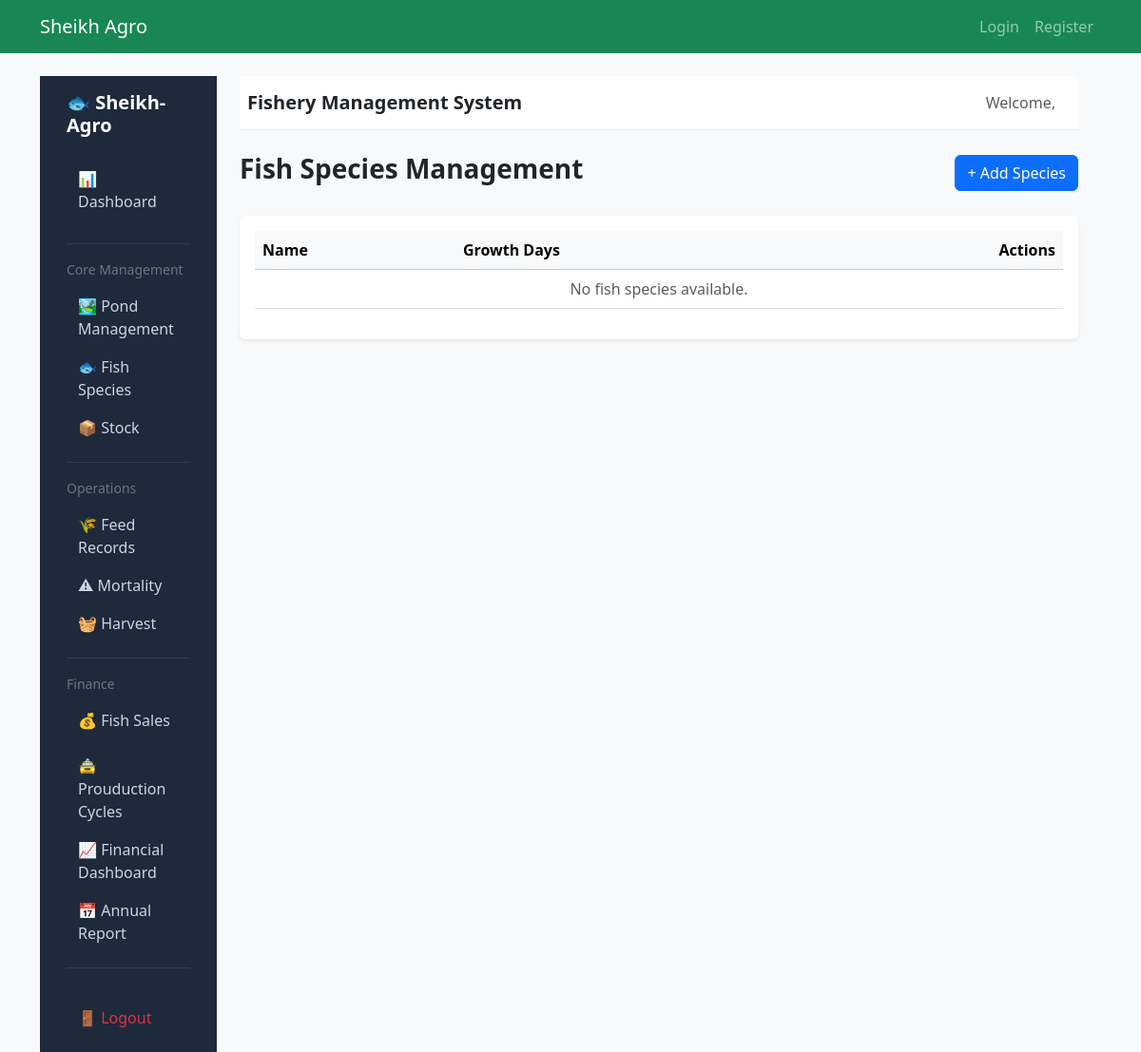
Page /fishery/species/ on the earlier database version.
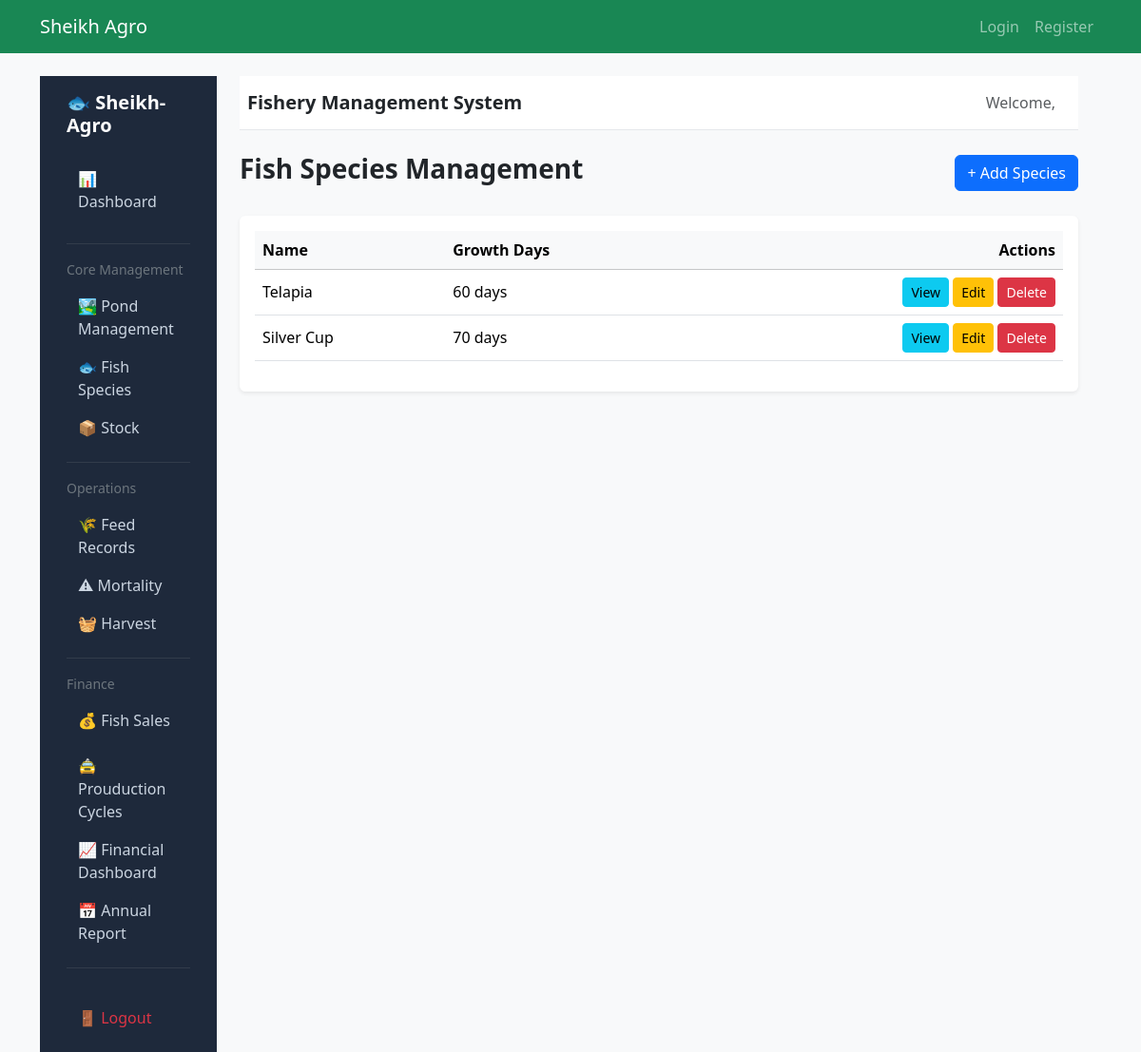
Same page on the later database version.
### fishery/models.py (models this page shows, shortened)
class FishSpecies(models.Model):
    name = models.CharField(max_length=100)
    average_growth_days = models.IntegerField()

### fishery/views.py (the view)
# urls.py: path('species/', FishSpeciesListView.as_view(), name='fishspecies_list'),
class FishSpeciesListView(ListView):
    model = FishSpecies
    template_name = 'fishery/fishspecies/list.html'
    context_object_name = 'species'

### fishery/templates/fishery/fishspecies/list.html
{% extends "fishery/base_fishery.html" %}
{% block fishery_content %}
<div class="d-flex justify-content-between align-items-center mb-4">
    <h3 class="fw-bold">Fish Species Management</h3>
    <a href="{% url 'fishspecies_create' %}" class="btn btn-primary">
        + Add Species
    </a>
</div>
<div class="card shadow-sm border-0">
    <div class="card-body">
        <table class="table table-hover align-middle">
            <thead class="table-light">
                <tr>
                    <th>Name</th>
                    <th>Growth Days</th>
                    <th class="text-end">Actions</th>
                </tr>
            </thead>
            <tbody>
                {% for sp in species %}
                <tr>
                    <td>{{ sp.name }}</td>
                    <td>{{ sp.average_growth_days }} days</td>
                    <td class="text-end">
                        <a href="{% url 'fishspecies_detail' sp.id %}" class="btn btn-sm btn-info">View</a>
                        <a href="{% url 'fishspecies_update' sp.id %}" class="btn btn-sm btn-warning">Edit</a>
                        <a href="{% url 'fishspecies_delete' sp.id %}" class="btn btn-sm btn-danger">Delete</a>
                    </td>
                </tr>
                {% empty %}
                <tr>
                    <td colspan="3" class="text-center text-muted">
                        No fish species available.
                    </td>
                </tr>
                {% endfor %}
            </tbody>
        </table>
    </div>
</div>
{% endblock %}

Differences in the rows shown:
added FishSpecies: name "Telapia", average_growth_days "60"
added FishSpecies: name "Silver Cup", average_growth_days "70"
Other differences:
text no longer shown: "No fish species available."
